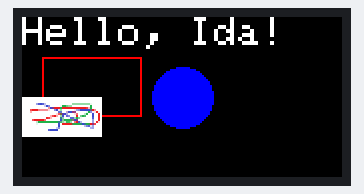
This sketch was run on a simulated Arduino Uno, built with avr-gcc and run on an emulated ATmega328P. On the bench: 160×80 colour display. What the sketch prints to the serial monitor is not drawn.

Above: at 0.2 s.

The sketch:

screen.ino
```cpp
#include <Adafruit_GFX.h>       // Core graphics library
#include <Adafruit_ST7735.h>    // Hardware-specific library for ST7735


//1. backlight anode
// 5V out

//2. Ground
// GND

//3. Reset
#define TFT_RESET 2

//4. Data / Command selection
#define TFT_DATA_COM 3

//5. SPI data (MOSI)
#define TFT_MOSI 11

//6. SPI Clock
#define TFT_CLK 13

//7. 3.3v (VDD)
// 3V3

//8. Chip Select
#define TFT_CS 4

#define SCREEN_WIDTH 160
#define SCREEN_HEIGHT 80

Adafruit_ST7735 tft = Adafruit_ST7735(TFT_CS, TFT_DATA_COM, TFT_RESET);
static const int IMG_W = 40;
static const int IMG_H = 20;
static const uint16_t mickey[] PROGMEM  = {
  0xffff, 0xffff, 0xffff, 0xffff, 0xffff, 0xffff, 0xffff, 0xffff, 0xffff, 0xffff, 0xffff, 0xffff, 0xffff, 0xffff, 0xffff, 0xffff, 0xffff, 0xffff, 0xffff, 0xffff, 0xffff, 0xffff, 0xffff, 0xffff, 0xffff, 0xffff, 0xffff, 0xffff, 0xffff, 0xffff, 0xffff, 0xffff, 0xffff, 0xffff, 0xffff, 0xffff, 0xffff, 0xffff, 0xffff, 0xffff,
  0xffff, 0xffff, 0xffff, 0xffff, 0xffff, 0xffff, 0xffff, 0xffff, 0xffff, 0xffff, 0xffff, 0xffff, 0xffff, 0xffff, 0xffff, 0xffff, 0xffff, 0xffff, 0xffff, 0xffff, 0xffff, 0xffff, 0xffff, 0xffff, 0xffff, 0xffff, 0xffff, 0xffff, 0xffff, 0xffff, 0xffff, 0xffff, 0xffff, 0xffff, 0xffff, 0xffff, 0xffff, 0xffff, 0xffff, 0xffff,
  0xffff, 0xffff, 0xffff, 0xffff, 0xffff, 0xffff, 0xffff, 0xffff, 0xffff, 0xffff, 0xffff, 0xffff, 0xffff, 0xffff, 0xffff, 0xffff, 0xffff, 0xffff, 0xffff, 0xffff, 0xffff, 0xffff, 0xffff, 0xffff, 0xffff, 0xffff, 0xffff, 0xffff, 0xffff, 0xffff, 0xffff, 0xffff, 0xffff, 0xffff, 0xffff, 0xffff, 0xffff, 0xffff, 0xffff, 0xffff,
  0xffff, 0xffff, 0xffff, 0xffff, 0xffff, 0xffff, 0xffff, 0x9d1c, 0x52da, 0x3a59, 0x5b1a, 0xbdfd, 0xffff, 0xffff, 0xffff, 0xffff, 0xffff, 0xffff, 0xffff, 0xffff, 0xffff, 0xffff, 0xffff, 0xffff, 0xffff, 0x96d4, 0x96d4, 0x96d4, 0x96d4, 0x96d4, 0x96d4, 0x96d4, 0x96d4, 0x96d4, 0xefbd, 0xffff, 0xffff, 0xffff, 0xffff, 0xffff,
  0xffff, 0xffff, 0xffff, 0xffff, 0xffff, 0xffff, 0xffff, 0xffff, 0xffff, 0xffff, 0xffff, 0xce5e, 0x3a59, 0x845b, 0xffff, 0xffff, 0xffff, 0xffff, 0xffff, 0xefde, 0x2589, 0x2589, 0x6e50, 0x96d4, 0x96d4, 0xffff, 0xffff, 0xffff, 0xffff, 0xffff, 0xffff, 0xffff, 0xffff, 0xffff, 0x2589, 0xffff, 0xffff, 0xffff, 0xffff, 0xffff,
  0xffff, 0xffff, 0xffff, 0xffff, 0xffff, 0xffff, 0xffff, 0xffff, 0xffff, 0xffff, 0xffff, 0xffff, 0xffff, 0xf4b3, 0x4239, 0x79d1, 0xe0e5, 0xe8e4, 0xe8e4, 0x2589, 0xe8e4, 0xe8e4, 0xe8e4, 0xe8e4, 0xe8e4, 0xe8e4, 0xe8e4, 0xe8e4, 0xe8e4, 0xe8e4, 0xe8e4, 0xe8e4, 0xe9e8, 0xfdb7, 0x2589, 0xffff, 0xffff, 0xffff, 0xffff, 0xffff,
  0xffff, 0xffff, 0xffff, 0xffff, 0xf28a, 0xe8e4, 0xe8e4, 0xe8e4, 0xf3f0, 0xf472, 0xf472, 0xf472, 0xf472, 0xfedb, 0xffff, 0xffff, 0x8c7c, 0x4259, 0xe73e, 0x96d4, 0xffff, 0xffff, 0xffff, 0xffff, 0xffff, 0xffff, 0xe73e, 0x9d1c, 0x845b, 0x3a59, 0x3a59, 0x3a59, 0x3a59, 0x3a59, 0x6aaf, 0xe8e4, 0xf472, 0xffff, 0xffff, 0xffff,
  0xffff, 0xffff, 0xffff, 0xffff, 0xfd55, 0xffff, 0xffff, 0xffff, 0xffff, 0xffff, 0xffff, 0xffff, 0xffff, 0xffff, 0xffff, 0xffff, 0xffff, 0xffff, 0x637a, 0x63d9, 0xffff, 0xffff, 0xc519, 0x4279, 0x3a59, 0x918f, 0x99f0, 0xffff, 0xffff, 0xffff, 0xffff, 0xffff, 0xe7bd, 0x2589, 0x8c7c, 0xef5f, 0xfedb, 0xe8e4, 0xff5d, 0xffff,
  0xffff, 0xffff, 0xffff, 0xffff, 0xffff, 0xffff, 0xffff, 0xffff, 0xffff, 0xffff, 0xffff, 0xffff, 0xffff, 0xffff, 0xffff, 0xffff, 0xffff, 0xfeba, 0xf2ab, 0x8327, 0x59f5, 0x4239, 0xad3b, 0xffff, 0xffff, 0xffff, 0xfedb, 0xf38e, 0xffff, 0xffff, 0xffff, 0xbf59, 0x2589, 0xffff, 0xffff, 0x4259, 0xffff, 0xffff, 0xe8e4, 0xffff,
  0xffff, 0xffff, 0xffff, 0xffff, 0xffff, 0xffff, 0xffff, 0xffff, 0xffff, 0xffff, 0xffff, 0xffff, 0xffff, 0xffff, 0xfd96, 0xf26a, 0xe8e4, 0xfd55, 0xffff, 0x96d4, 0x4279, 0xf7bf, 0x633a, 0x843b, 0xffff, 0xffff, 0xffff, 0xe8e4, 0xffff, 0x7671, 0x2589, 0x4ded, 0xffff, 0xffff, 0xffff, 0x3a59, 0xffff, 0xffff, 0xe8e4, 0xffff,
  0xffff, 0xffff, 0xffff, 0xffff, 0xffff, 0xffff, 0xffff, 0xffff, 0xffff, 0xffff, 0xffff, 0xffdf, 0xe925, 0xf1e8, 0xfdd7, 0xffff, 0xffff, 0xffff, 0xffff, 0x33f1, 0x8e16, 0xffff, 0xffff, 0xf79f, 0x5b1a, 0x5b1a, 0x96d5, 0x2589, 0x7e92, 0xefbd, 0xffff, 0xffff, 0xffff, 0xffff, 0xffff, 0x52da, 0xffff, 0xffff, 0xe8e4, 0xffff,
  0xffff, 0xffff, 0xffff, 0xffff, 0xffff, 0xf28b, 0xe8e4, 0xe8e4, 0xe8e4, 0xe8e4, 0xe8e4, 0xf32d, 0xffff, 0xffff, 0xffff, 0xffff, 0xffff, 0xffff, 0xffff, 0x3a59, 0x7e72, 0x258a, 0x2589, 0x2589, 0x2d8a, 0x8b8d, 0x3a59, 0x79d2, 0xffff, 0xffff, 0xffff, 0xffff, 0xffff, 0xffff, 0xffff, 0x9d1c, 0xffff, 0xffff, 0xe8e4, 0xffff,
  0xffff, 0xffff, 0xffff, 0xffff, 0xffff, 0xffff, 0xffff, 0xbf39, 0x2589, 0x2589, 0x2589, 0x2589, 0x2589, 0x2589, 0x2589, 0x2589, 0x2589, 0x2589, 0x33f1, 0x4d6f, 0x96d4, 0xcf7a, 0x3dcc, 0x45ec, 0x96d5, 0xffff, 0xf38e, 0xe0e5, 0x4ab9, 0xb5bd, 0xffff, 0xffff, 0xffff, 0xffff, 0xffff, 0x9d1c, 0xffff, 0xe905, 0xfedb, 0xffff,
  0xffff, 0xffff, 0xffff, 0xffff, 0xffff, 0xffff, 0xffff, 0xe7bd, 0xffff, 0xffff, 0xffff, 0xffff, 0xffff, 0xffff, 0xffff, 0xffff, 0xffff, 0xffff, 0x4279, 0xffff, 0xe8e4, 0xe8e4, 0xe8e4, 0xe8e4, 0xd924, 0x4c88, 0x2589, 0x2589, 0x2589, 0x2c8e, 0x3a59, 0x33b2, 0x2589, 0x3d08, 0xe8e4, 0x918f, 0xf229, 0xffff, 0xffff, 0xffff,
  0xffff, 0xffff, 0xffff, 0xffff, 0xffff, 0xffff, 0xffff, 0xffff, 0xffff, 0xffff, 0xffff, 0xffff, 0xffff, 0xffff, 0xffff, 0xffff, 0xffff, 0xffff, 0x3a59, 0xffff, 0xffff, 0xffff, 0xffff, 0xffff, 0xffff, 0xffff, 0xffff, 0xffff, 0xffff, 0xffff, 0xffff, 0xbddd, 0x7c1b, 0x5b1a, 0xdf1e, 0x9d1c, 0xffff, 0xffff, 0xffff, 0xffff,
  0xffff, 0xffff, 0xffff, 0xffff, 0xffff, 0xffff, 0xffff, 0xffff, 0xffff, 0xffff, 0xffff, 0xffff, 0xffff, 0xffff, 0xffff, 0xffff, 0xffff, 0xc65d, 0x845b, 0xffff, 0xffff, 0xffff, 0xffff, 0xffff, 0xffff, 0xffff, 0xffff, 0xffff, 0xffff, 0xffff, 0xffff, 0xffff, 0xffff, 0xffff, 0xad7d, 0x9d1c, 0xffff, 0xffff, 0xffff, 0xffff,
  0xffff, 0xffff, 0xffff, 0xffff, 0xffff, 0xffff, 0xffff, 0xffff, 0xffff, 0xffff, 0xffff, 0xffff, 0xffff, 0x5b3a, 0x3a59, 0x3a59, 0x3a59, 0x3a59, 0xffff, 0xffff, 0xffff, 0xffff, 0xffff, 0xffff, 0xffff, 0xffff, 0xffff, 0xffff, 0xffff, 0xffff, 0xffff, 0xffff, 0xffff, 0xffff, 0xffff, 0xffff, 0xffff, 0xffff, 0xffff, 0xffff,
  0xffff, 0xffff, 0xffff, 0xffff, 0xffff, 0xffff, 0xffff, 0xffff, 0xffff, 0xffff, 0xffff, 0xffff, 0xffff, 0xffff, 0xffff, 0xffff, 0xffff, 0xffff, 0xffff, 0xffff, 0xffff, 0xffff, 0xffff, 0xffff, 0xffff, 0xffff, 0xffff, 0xffff, 0xffff, 0xffff, 0xffff, 0xffff, 0xffff, 0xffff, 0xffff, 0xffff, 0xffff, 0xffff, 0xffff, 0xffff,
  0xffff, 0xffff, 0xffff, 0xffff, 0xffff, 0xffff, 0xffff, 0xffff, 0xffff, 0xffff, 0xffff, 0xffff, 0xffff, 0xffff, 0xffff, 0xffff, 0xffff, 0xffff, 0xffff, 0xffff, 0xffff, 0xffff, 0xffff, 0xffff, 0xffff, 0xffff, 0xffff, 0xffff, 0xffff, 0xffff, 0xffff, 0xffff, 0xffff, 0xffff, 0xffff, 0xffff, 0xffff, 0xffff, 0xffff, 0xffff,
  0xffff, 0xffff, 0xffff, 0xffff, 0xffff, 0xffff, 0xffff, 0xffff, 0xffff, 0xffff, 0xffff, 0xffff, 0xffff, 0xffff, 0xffff, 0xffff, 0xffff, 0xffff, 0xffff, 0xffff, 0xffff, 0xffff, 0xffff, 0xffff, 0xffff, 0xffff, 0xffff, 0xffff, 0xffff, 0xffff, 0xffff, 0xffff, 0xffff, 0xffff, 0xffff, 0xffff, 0xffff, 0xffff, 0xffff, 0xffff
};

void setup() {
  // Initialize the serial port for debugging
  Serial.begin(9600);
  Serial.println("ST7735 Test");

  // Initialize the display
  tft.initR(INITR_MINI160x80);  // Initialize with the black tab version of ST7735
  tft.setRotation(1);

  tft.fillScreen(ST77XX_BLACK);

  // Display some text
  tft.setTextColor(ST77XX_WHITE);  // Set text color
  tft.setTextSize(2);              // Set text size
  tft.setCursor(0, 0);             // Set cursor position
  tft.println("Hello, Ida!");

  // Draw a rectangle
  tft.drawRect(10, 20, 50, 30, ST77XX_RED);

  // Draw a filled circle
  tft.fillCircle(80, 40, 15, ST77XX_BLUE);

  tft.drawRGBBitmap(0, 40, mickey, IMG_W, IMG_H);
 // tft.drawGrayscaleBitmap()
}

void loop() {
  // put your main code here, to run repeatedly:

}
```
